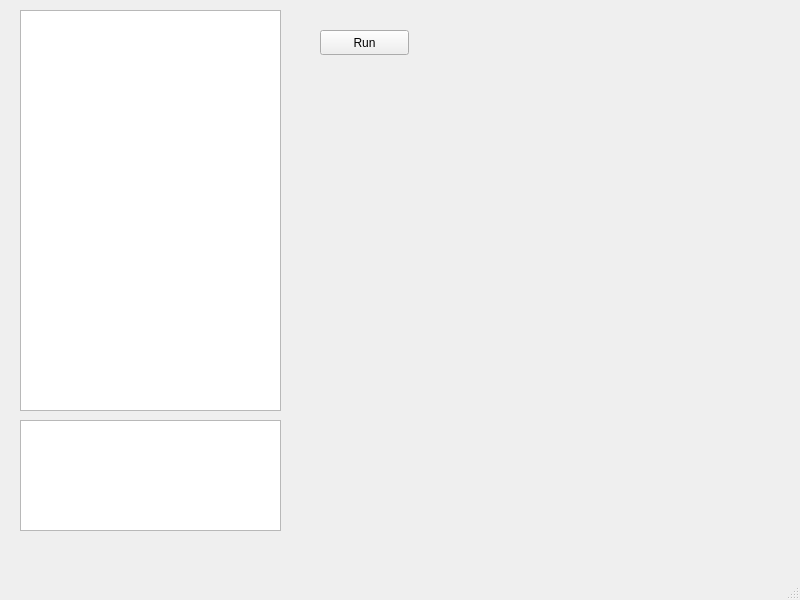
<?xml version="1.0" encoding="UTF-8"?>
<ui version="4.0">
 <class>MainWindow</class>
 <widget class="QMainWindow" name="MainWindow">
  <property name="geometry">
   <rect>
    <x>0</x>
    <y>0</y>
    <width>800</width>
    <height>600</height>
   </rect>
  </property>
  <property name="windowTitle">
   <string>kutu</string>
  </property>
  <widget class="QWidget" name="centralwidget">
   <widget class="QPlainTextEdit" name="editor_code">
    <property name="geometry">
     <rect>
      <x>20</x>
      <y>10</y>
      <width>261</width>
      <height>401</height>
     </rect>
    </property>
    <property name="font">
     <font>
      <family>Ubuntu Mono</family>
      <pointsize>12</pointsize>
     </font>
    </property>
   </widget>
   <widget class="QPlainTextEdit" name="editor_console">
    <property name="geometry">
     <rect>
      <x>20</x>
      <y>420</y>
      <width>261</width>
      <height>111</height>
     </rect>
    </property>
   </widget>
   <widget class="QPushButton" name="button_run">
    <property name="geometry">
     <rect>
      <x>320</x>
      <y>30</y>
      <width>89</width>
      <height>25</height>
     </rect>
    </property>
    <property name="text">
     <string>Run</string>
    </property>
   </widget>
  </widget>
  <widget class="QMenuBar" name="menubar">
   <property name="geometry">
    <rect>
     <x>0</x>
     <y>0</y>
     <width>800</width>
     <height>22</height>
    </rect>
   </property>
  </widget>
  <widget class="QStatusBar" name="statusbar"/>
 </widget>
 <resources/>
 <connections/>
</ui>
